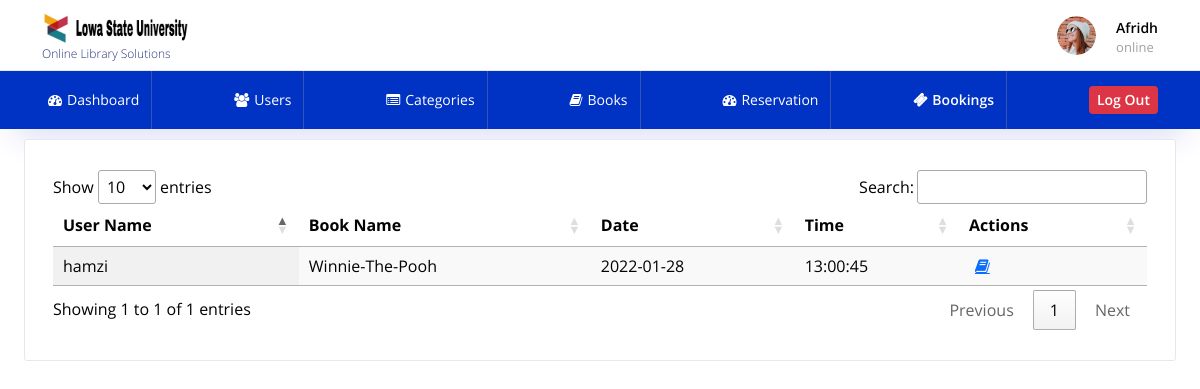
Screenshot of /bookings.php (signed in) with the database file from the repository.
### tables this page shows
CREATE TABLE `booking` (
  `id` int(11) NOT NULL,
  `user_id` int(50) NOT NULL,
  `book_id` int(50) NOT NULL,
  `date` varchar(25) NOT NULL,
  `time` varchar(25) NOT NULL,
  `pending_status` int(1) NOT NULL,
  `status` int(1) NOT NULL
);

CREATE TABLE `user` (
  `id` int(11) NOT NULL,
  `name` varchar(100) NOT NULL,
  `gender` varchar(10) NOT NULL,
  `contact_number` varchar(15) NOT NULL,
  `user_type` varchar(20) NOT NULL,
  `email` varchar(50) NOT NULL,
  `password` text NOT NULL,
  `status` int(1) NOT NULL
);

CREATE TABLE `books` (
  `id` int(11) NOT NULL,
  `category_id` int(11) NOT NULL,
  `book_name` varchar(100) NOT NULL,
  `author` varchar(100) NOT NULL,
  `status` int(1) NOT NULL
);

### bookings.php (the view)
<?php require_once('header.php'); ?>
<?php require_once('php/bookings.php');?>
<div class="col-sm-100% stretch-card grid-margin">
<div class="card">
<div class="card-body">
    <table id="table_id" class="display">
    <thead>
        <tr>
            <th>User Name</th>
            <th>Book Name</th>
            <th>Date</th>
            <th>Time</th>
            <th>Actions</th>
        </tr>
    </thead>
    <tbody>
        <?php
            $selectQuery = "SELECT * FROM booking WHERE status='1'";
            $runQuery= $conn->query($selectQuery);
            while($row = mysqli_fetch_array($runQuery))
            {
                $select_user = "SELECT * FROM user WHERE id = '".$row['user_id']."' AND status='1'";
                $run_user = $conn->query($select_user);
                $row_user = mysqli_fetch_array($run_user);
                $select_book = "SELECT * FROM books WHERE id='".$row['book_id']."' AND status='1'";
                $run_book = $conn->query($select_book);
                $row_book = mysqli_fetch_array($run_book);
        ?>
            <tr>
                <td><?php echo $row_user['name'] ?></td>
                <td><?php echo $row_book['book_name'] ?></td>
                <td><?php echo $row['date'] ?></td>
                <td><?php echo $row['time'] ?></td>
                <td>
                    <a target="_blank" href="invoice.php?iid=<?php echo $row['id']; ?>" title="Invoice"
                    i class="fa fa-book" aria-hidden="true"></i></a>
                </td>
            </tr>
        <?php } ?>
    </tbody>
    </table>
    </div>
    </div>
    </div>
    </div>
</div>
 <?php require_once('footer.php'); ?>

### assets/css/my_style.css (style rules this page uses)
.fa { padding-left: 6px; }

### rows the page displays
booking: user.name "hamzi", book.book_name "Winnie-The-Pooh", date "2022-01-28", time "13:00:45"

### other values shown
$_SESSION["retfhtgj_name"] "Afridh"
